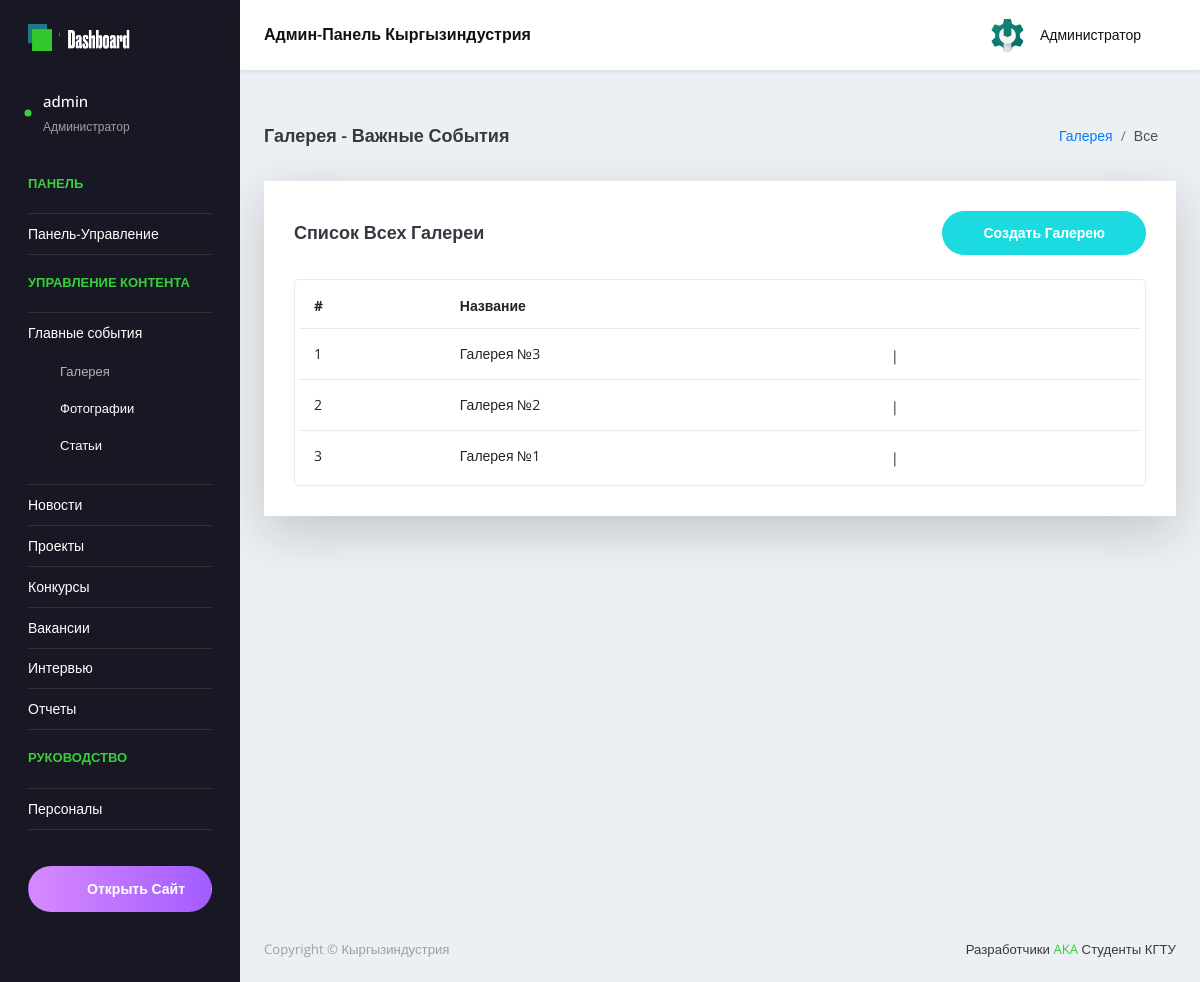
Screenshot of /ru/admin-panel/gallery/hotnews/ (signed in) with the database file from the repository.
### main/models.py (models this page shows, shortened)
class HotNewsGallery(models.Model):
    name = models.CharField(max_length=50, verbose_name='Название галереи', unique=True,error_messages={'unique':"Галерея с таким названием уже существует!"})
    class Meta:
        ordering = ['-id']

### main/views.py (the view)
# urls.py: path('admin-panel/gallery/hotnews/', views.HotNewsGalleryListView.as_view(), name='hotnewsgallery_all'),
class HotNewsGalleryListView(LoginRequiredMixin, HotNewsGalleryView, ListView):
    login_url = "login_page"
    template_name = "admin/pages/hotnews-gallery/gallery_list.html"
    paginate_by = 10

### main/templates/admin/pages/hotnews-gallery/gallery_list.html (shortened to what this page needs)
{% extends 'admin/admin_base.html' %}
{% load static %}
  {% block content %}
      <div class="content-wrapper">
            <div class="page-header">
              <h3 class="page-title">Галерея - Важные События</h3>
              <nav aria-label="breadcrumb">
                <ol class="breadcrumb">
                  <li class="breadcrumb-item"><a href="{% url 'hotnewsgallery_all' %}">Галерея</a></li>
                  <li class="breadcrumb-item active" aria-current="page">Все</li>
                </ol>
              </nav>
            </div>
            <div class="row">
              <div class="col-lg-12 grid-margin stretch-card">
                <div class="card shadow-lg">
                  <div class="card-body">
                    <div class="d-sm-flex align-items-center mb-4">
                      <h4 class="card-title mb-sm-0">Список всех Галереи</h4>
                      <a href="{% url 'hotnewsgallery_create' %}" class="btn btn-primary btn-rounded my-1 my-sm-0 ml-auto">
                        Создать Галерею
                      </a>
                    </div>
                    <div class="table-responsive border rounded p-1">
                      <table class="table table-hover">
                        {% if hotnewsgallery_list %}
                        <thead>
                          <tr>
                            <th class="font-weight-bold">#</th>
                            <th class="font-weight-bold">Название</th>
                          </tr>
                        </thead>
                        <tbody>
                          {% for gallery in hotnewsgallery_list %}
                          <tr>
                            <td>{{forloop.counter}}</td>
                            <td>{{gallery.name }}</td>
                            <td class="edit-delete-icons">
                              <a href="{% url 'hotnewsgallery_update' gallery.id %}"><i class="icon-pencil"></i></a> |
                              <a href="{% url 'hotnewsgallery_delete' gallery.id %}" class="text-danger"><i class="icon-trash"></i></a>
                            </td>
                          </tr>
                          {% endfor %}
                        </tbody>
                        {% endif %}
                      </table>
                    </div>
                  </div>
                </div>
              </div>
            </div>
      </div>
{% endblock content %}

### main/templates/admin/blocks/side-bar.html (shortened to what this page needs)
{% load static %}
  <nav class="sidebar sidebar-offcanvas" id="sidebar">
      <ul class="nav">
        <li class="nav-item nav-profile user-select-none">
          <a class="nav-link">
            <div class="profile-image">
              <div class="dot-indicator bg-success"></div>
            </div>
            <div class="text-wrapper">
              <p class="profile-name">{{ user }}</p>
              <p class="designation">Администратор</p>
            </div>
            <div class="icon-container">
              <i class="icon-support"></i>
            </div>
          </a>
        </li>
        <li class="nav-item nav-category">
          <span class="nav-link">Панель</span>
        </li>
        <li class="nav-item" id="main-panel">
          <a class="nav-link" href="{% url 'admin_panel' %}">
            <span class="menu-title">Панель-Управление</span>
            <i class="icon-screen-desktop menu-icon"></i>
          </a>
        </li>
        <li class="nav-item nav-category"><span class="nav-link">Управление контента</span></li>
        <li class="nav-item" id="hotnews-panel">
          <a class="nav-link" data-toggle="collapse" href="#hotnews" aria-expanded="{% if expand_hotnews %}true{% else %}false{% endif %}" aria-controls="hotnews">
            <span class="menu-title">Главные события</span>
            <i class="icon-fire menu-icon"></i>
          </a>
          <div class="collapse {% if expand_hotnews %}show{% endif %}" id="hotnews">
            <ul class="nav flex-column sub-menu">
              <li class="nav-item"> <a class="nav-link {% if active_hotnews_gallery %}active{% endif %}" href="{% url 'hotnewsgallery_all' %}">Галерея</a></li>
              <li class="nav-item"> <a class="nav-link {% if active_hotnews_image %}active{% endif %}" href="{% url 'hotnewsimage_all' %}">Фотографии</a></li>
              <li class="nav-item"> <a class="nav-link {% if active_hotnews %}active{% endif %}" href="{% url 'hotnews_all' %}">Статьи</a></li>
            </ul>
          </div>
        </li>
        <li class="nav-item" id="news-panel">
          <a class="nav-link" data-toggle="collapse" href="#news" aria-expanded="{% if expand_news %}true{% else %}false{% endif %}" aria-controls="news">
            <span class="menu-title">Новости</span>
            <i class="icon-book-open menu-icon"></i>
          </a>
        </li>
        <li class="nav-item" id="projects-panel">
          <a class="nav-link" data-toggle="collapse" href="#projects" aria-expanded="{% if expand_projects %}true{% else %}false{% endif %}" aria-controls="projects">
            <span class="menu-title">Проекты</span>
            <i class="icon-layers menu-icon"></i>
          </a>
        </li>
        <li class="nav-item" id="contests-panel">
          <a class="nav-link" data-toggle="collapse" href="#contests" aria-expanded="{% if expand_contests %}true{% else %}false{% endif %}" aria-controls="contests">
            <span class="menu-title">Конкурсы</span>
            <i class="icon-chart menu-icon"></i>
          </a>
        </li>
        <li class="nav-item" id="vacancies-panel">
          <a class="nav-link" data-toggle="collapse" href="#vacanciese" aria-expanded="{% if expand_vacancies %}true{% else %}false{% endif %}" aria-controls="vacanciese">
            <span class="menu-title">Вакансии</span>
            <i class="icon-grid menu-icon"></i>
          </a>
        </li>
        <li class="nav-item" id="interviews-panel">
          <a class="nav-link" data-toggle="collapse" href="#interviews" aria-expanded="{% if expand_interviews %}true{% else %}false{% endif %}" aria-controls="interviews">
            <span class="menu-title">Интервью</span>
            <i class="icon-link menu-icon"></i>
          </a>
        </li>
        <li class="nav-item" id="reports-panel">
          <a class="nav-link" data-toggle="collapse" href="#reports" aria-expanded="{% if expand_reports %}true{% else %}false{% endif %}" aria-controls="reports">
            <span class="menu-title">Отчеты</span>
            <i class="icon-pie-chart menu-icon"></i>
          </a>
        </li>
        <li class="nav-item nav-category"><span class="nav-link">Руководство</span></li>
        <li class="nav-item" id="management-panel">
          <a href="{% url 'management_all' %}" class="nav-link {% if active_management %}active{% endif %}">
            <span class="menu-title">Персоналы</span>
            <i class="icon-people menu-icon"></i>
          </a>
        </li>
        <li class="nav-item pro-upgrade">
          <span class="nav-link">
            <a class="btn btn-block px-0 btn-rounded btn-upgrade" href="{% url 'index' %} " target="_blank"> <i class="icon-badge mx-2"></i> Открыть Сайт</a>
          </span>
        </li>
      </ul>
    </nav>

### rows the page displays
HotNewsGallery: name "Галерея №3"
HotNewsGallery: name "Галерея №2"
HotNewsGallery: name "Галерея №1"

### other values shown
{{ user }} "admin"
